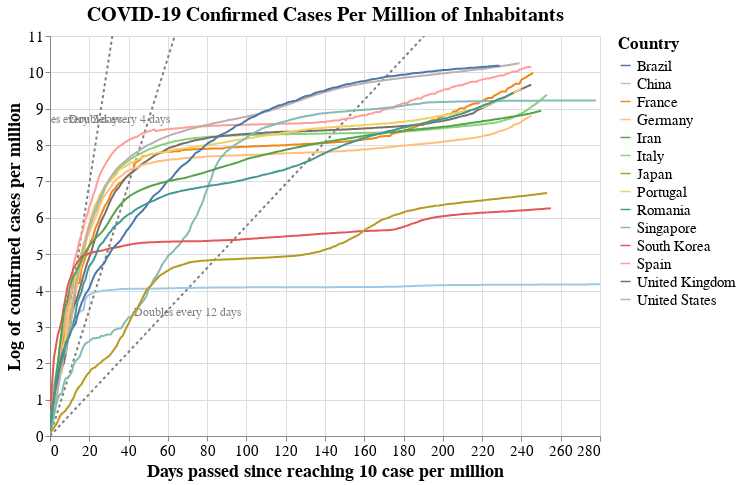

Notebook code cell kept with this figure:
### Markdown cell above
## Cases Per Million of Habitants

Since reaching at least 10 cases per million

> Note: The following chart, "Cases Per Million of Habitants" is biased depending on how widely a country administers tests. Please read with caution.

> Tip: Click (Shift+ for multiple) on countries in the legend to filter the visualization.

### Code cell
#hide_input
# Stack data to get it to Altair dataframe format
data_countries_pc2 = data_countries_pc.copy()
for i in range(0,len(countries)):
    data_countries_pc2[i] = data_countries_pc2[i].reset_index()
    data_countries_pc2[i]['n_days'] = data_countries_pc2[i].index
    data_countries_pc2[i]['log_cases'] = np.log(data_countries_pc2[i]["total_cases"])
data_plot = data_countries_pc2[0]
for i in range(1, len(countries)):    
    data_plot = pd.concat([data_plot, data_countries_pc2[i]], axis=0)
data_plot["trend_2days"] = np.log(2)/2*data_plot["n_days"]
data_plot["trend_4days"] = np.log(2)/4*data_plot["n_days"]
data_plot["trend_12days"] = np.log(2)/12*data_plot["n_days"]
data_plot["trend_2days_label"] = "Doubles every 2 days"
data_plot["trend_4days_label"] = "Doubles evey 4 days"
data_plot["trend_12days_label"] = "Doubles every 12 days"


# Plot it using Altair
source = data_plot

scales = alt.selection_interval(bind='scales', zoom=False)
selection = alt.selection_multi(fields=['location'], bind='legend')

base = alt.Chart(source, title = "COVID-19 Confirmed Cases Per Million of Inhabitants").encode(
    x = alt.X('n_days:Q', title = "Days passed since reaching 10 case per million"),
    y = alt.Y("log_cases:Q",title = "Log of confirmed cases per million"),
    color = alt.Color('location:N', legend=alt.Legend(title="Country", labelFontSize=15, titleFontSize=17),
                     scale=alt.Scale(scheme='tableau20')),
    opacity = alt.condition(selection, alt.value(1), alt.value(0.1))
).properties(
    width=chart_width,
    height=chart_height
)

lines = base.mark_line().add_selection(
    scales
).add_selection(
    selection
)

trend_2d = alt.Chart(source).encode(
    x = "n_days:Q",
    y = alt.Y("trend_2days:Q",  scale=alt.Scale(domain=(0, max(data_plot["log_cases"])))),
).mark_line( strokeDash=[3,3], color="grey")

labels = pd.DataFrame([{'label': 'Doubles every 2 days', 'x_coord': 13, 'y_coord': 8.3},
                       {'label': 'Doubles every 4 days', 'x_coord': 37.5, 'y_coord': 8.3},
                       {'label': 'Doubles every 12 days', 'x_coord': 71, 'y_coord': 3},
                      ])
trend_label = (alt.Chart(labels)
                    .mark_text(align='left', dx=-55, dy=-15, fontSize=12, color="grey")
                    .encode(x='x_coord:Q',
                            y='y_coord:Q',
                            text='label:N')
                   )


trend_4d = alt.Chart(source).mark_line(color="grey", strokeDash=[3,3]).encode(
    x = "n_days:Q",
    y = alt.Y("trend_4days:Q",  scale=alt.Scale(domain=(0, max(data_plot["log_cases"])))),
)

trend_12d = alt.Chart(source).mark_line(color="grey", strokeDash=[3,3]).encode(
    x = "n_days:Q",
    y = alt.Y("trend_12days:Q",  scale=alt.Scale(domain=(0, max(data_plot["log_cases"])))),
)

(
(trend_2d  + trend_4d + trend_12d + trend_label + lines)
.configure_title(fontSize=20)
.configure_axis(labelFontSize=15,titleFontSize=18)
)

### Figure 1 — Vega-Lite specification as saved in the notebook (floating-point values rounded to 4 significant figures; data arrays with more than 128 entries replaced by an {"elided": "..."} marker saying what was removed)
{"config": {"view": {"continuousWidth": 400, "continuousHeight": 300}, "axis": {"labelFontSize": 15, "titleFontSize": 18}, "title": {"fontSize": 20}}, "layer": [{"mark": {"type": "line", "color": "grey", "strokeDash": [3, 3]}, "encoding": {"x": {"type": "quantitative", "field": "n_days"}, "y": {"type": "quantitative", "field": "trend_2days", "scale": {"domain": [0, 10.25]}}}}, {"mark": {"type": "line", "color": "grey", "strokeDash": [3, 3]}, "encoding": {"x": {"type": "quantitative", "field": "n_days"}, "y": {"type": "quantitative", "field": "trend_4days", "scale": {"domain": [0, 10.25]}}}}, {"mark": {"type": "line", "color": "grey", "strokeDash": [3, 3]}, "encoding": {"x": {"type": "quantitative", "field": "n_days"}, "y": {"type": "quantitative", "field": "trend_12days", "scale": {"domain": [0, 10.25]}}}}, {"data": {"name": "data-e959928753c3bc7a180110de9be9cd1c"}, "mark": {"type": "text", "align": "left", "color": "grey", "dx": -55, "dy": -15, "fontSize": 12}, "encoding": {"text": {"type": "nominal", "field": "label"}, "x": {"type": "quantitative", "field": "x_coord"}, "y": {"type": "quantitative", "field": "y_coord"}}}, {"data": {"name": "data-9cfed1979852825d044285d068e05cb4"}, "mark": "line", "encoding": {"color": {"type": "nominal", "field": "location", "legend": {"labelFontSize": 15, "title": "Country", "titleFontSize": 17}, "scale": {"scheme": "tableau20"}}, "opacity": {"condition": {"value": 1, "selection": "selector004"}, "value": 0.1}, "x": {"type": "quantitative", "field": "n_days", "title": "Days passed since reaching 10 case per million"}, "y": {"type": "quantitative", "field": "log_cases", "title": "Log of confirmed cases per million"}}, "height": 400, "selection": {"selector003": {"type": "interval", "bind": "scales", "zoom": false}, "selector004": {"type": "multi", "fields": ["location"], "bind": "legend"}}, "title": "COVID-19 Confirmed Cases Per Million of Inhabitants", "width": 550}], "data": {"name": "data-9cfed1979852825d044285d068e05cb4"}, "$schema": "https://vega.github.io/schema/vega-lite/v4.8.1.json", "datasets": {"data-9cfed1979852825d044285d068e05cb4": {"elided": "3508 records"}, "data-e959928753c3bc7a180110de9be9cd1c": [{"label": "Doubles every 2 days", "x_coord": 13.0, "y_coord": 8.3}, {"label": "Doubles every 4 days", "x_coord": 37.5, "y_coord": 8.3}, {"label": "Doubles every 12 days", "x_coord": 71.0, "y_coord": 3.0}]}}
